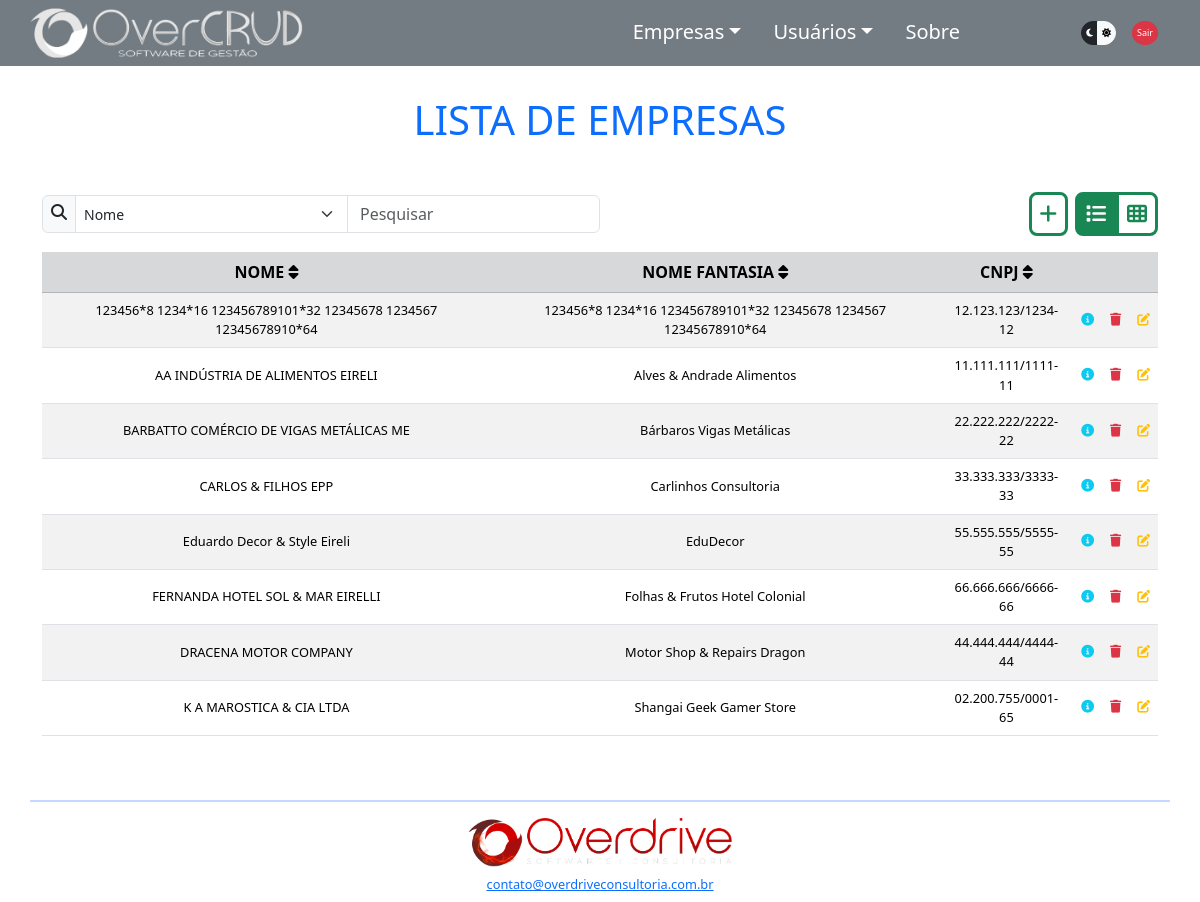
Before: /emplista.php (signed in) with the older database file.
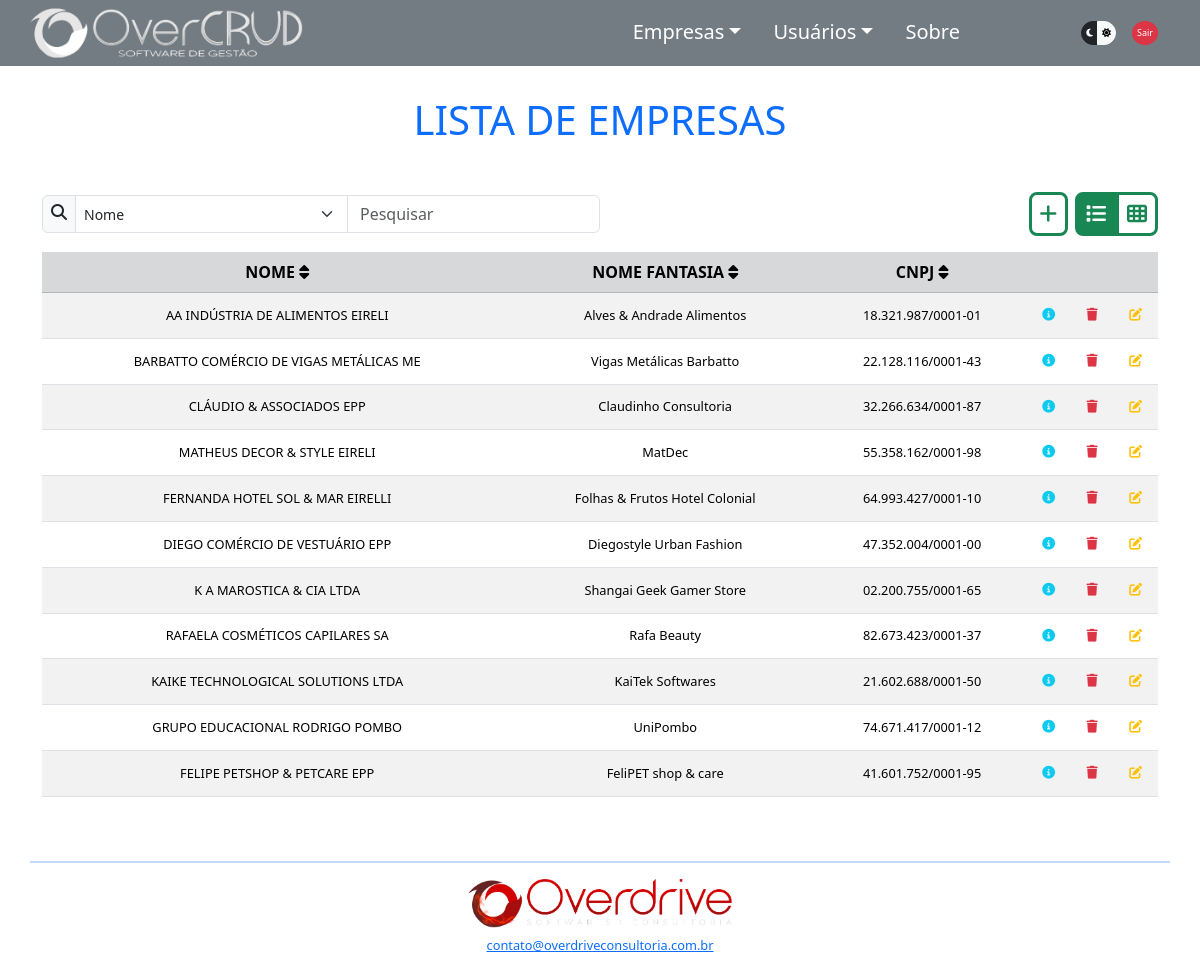
After: the same page with the newer database file.
### tables this page shows
CREATE TABLE `empresas` (
  `idempresa` int(11) NOT NULL AUTO_INCREMENT,
  `nome` varchar(64) DEFAULT NULL,
  `telefone` varchar(15) DEFAULT NULL,
  `cnpj` varchar(18) DEFAULT NULL,
  `fantasia` varchar(64) DEFAULT NULL,
  `responsavel` varchar(64) DEFAULT NULL,
  `idenderecoemp` int(11) DEFAULT NULL,
  PRIMARY KEY (`idempresa`),
  KEY `empresas_ibfk_1` (`idenderecoemp`),
  CONSTRAINT `empresas_ibfk_1` FOREIGN KEY (`idenderecoemp`) REFERENCES `enderecos` (`idendereco`)
);

### resources/listas.php (called while the page is built, shortened)
<?php
$root = $_SERVER["DOCUMENT_ROOT"];
require_once "$root/OverCRUD-main/overcrud/resources/pathing.php";
require_once "$rootOvercrud/components/EmpresaDAO.php";
$instanciaEmp = new Empresa();
$instanciaEmpDAO = new EmpresaDAO($instanciaEmp);
$listaEmp = $instanciaEmpDAO->listarEmpresas();

### components/ConexaoBD.php (called while the page is built, shortened)
<?php
class ConexaoBD
{
    public static function conectarBD()
    {
        $db_name = 'overcrud';
        $db_host = 'localhost';
        $db_user = 'root';
        $db_port = '3307';
        $db_password = '';
        $pdo = new PDO("mysql:dbname=$db_name;host=$db_host:$db_port", $db_user, $db_password);
        return $pdo;
    }
};

### components/EmpresaDAO.php (called while the page is built, shortened)
<?php
class EmpresaDAO
{
    public function listarEmpresas()
    {
        $sqlConsultaEmp = ConexaoBD::conectarBD()->query("SELECT * FROM empresas");
        if ($sqlConsultaEmp->rowCount() > 0) {
            $listaEmp = $sqlConsultaEmp->fetchAll(PDO::FETCH_ASSOC);
            return $listaEmp;
        };
    }
}

### emplista.php (the view, shortened to what this page needs)
<?php
require_once "./resources/pathing.php";
$voltar = ".";
require_once "$rootOvercrud/validations/session_validation.php";
require_once "$rootOvercrud/resources/listas.php";
?>
<!DOCTYPE html>
<html lang="pt-br" data-bs-theme="dark">
<?php
require_once "$rootOvercrud/partials/head.php";
head('- Empresas', $voltar);
?>
<body>
    <div class="container">
        <div class="row" id="navbartop">
            <?php
            require_once "$rootOvercrud/partials/navbartop.php";
            navbarTop($voltar, $linksAdm);
            ?>
        </div>
        <div class="row d-flex mt-5" id="appBody">
            <h1 class="text-center text-primary display-6 my-5" id="sessiontitle">LISTA DE EMPRESAS</h1>
            <?php require_once "$rootOvercrud/partials/searchbar.php" ?>
            <div class="" id="mostrartabela">
                <table id="tabelaempresas" class="table table-striped">
                    <tr class="table-secondary text-center">
                        <th onclick="ordenar(0)" class="tableheader">NOME <i class="fa-solid fa-sort"></i></th>
                        <th onclick="ordenar(1)" class="tableheader">NOME FANTASIA <i class="fa-solid fa-sort"></i></th>
                        <th onclick="ordenar(2)" class="tableheader">CNPJ <i class="fa-solid fa-sort"></i></th>
                        <th> </th>
                        <th class="<?= $linksAdm ?>"> </th>
                        <th class="<?= $linksAdm ?>"> </th>
                    </tr>
                    <?php foreach ($listaEmp as $empresa): ?>
                    <tr class="<?php echo $empresa['idempresa'] == '0' ? 'd-none' : '' ?>">
                        <td id="tr_nome"><?= $empresa['nome']; ?></td>
                        <td><?= $empresa['fantasia']; ?></td>
                        <td id="tr_doc"><?= $empresa['cnpj']; ?></td>
                        <td>
                            <a class="modalanchor" data-bs-toggle="modal"
                                data-bs-target="#empmodal<?= $empresa['idempresa'] ?>">
                                <i class="fa-solid fa-circle-info text-info px-0 py-2" title="Detalhes"></i>
                            </a>
                        </td>
                        <td class="<?= $linksAdm ?>">
                            <a data-bs-toggle='modal' data-bs-target='#empdeletemodal<?= $empresa['idempresa'] ?>'>
                                <i class="fa-solid fa-trash px-0 py-2 text-danger" title="Excluir" id="deleteicon"></i>
                            </a>
                        </td>
                        <td class="<?= $linksAdm ?>">
                            <a href="empeditar.php?idempresa=<?= $empresa['idempresa']; ?>">
                                <i class="fa-solid fa-pen-to-square px-0 py-2 text-warning" id="editbtn" title="Editar"></i>
                            </a>
                        </td>
                    </tr>
                    <?php endforeach; ?>
                </table>
            </div>
        </div>
        <?php
        require_once "$rootOvercrud/partials/footer.php";
        footer($voltar);
        ?>
    </div>
</body>
</html>

### partials/head.php (shortened to what this page needs)
<?php
function head($titulo, $voltar)
{
    echo "
    <head>
        <meta charset='UTF-8' />
        <meta http-equiv='X-UA-Compatible' content='IE=edge' />
        <meta name='viewport' content='width=device-width, initial-scale=1.0' />
        <link href='https://cdn.jsdelivr.net/npm/bootstrap@5.3.3/dist/css/bootstrap.min.css' rel='stylesheet'
>
        <link rel='stylesheet' href='$voltar/css/style.css' />
        <link rel='icon' href='$voltar/img/favicon.ico'>
        <title>OverCRUD $titulo</title>
</head>
";
}

### partials/navbarTop.php (shortened to what this page needs)
<?php
function navbarTop($voltar, $linksAdm)
{
    echo "
                <nav class='navbar navbar-expand-md text-bg-secondary fixed-top p-2' style='--bs-bg-opacity: .95;'>
                    <div class='container'>
                        <div class='row align-items-center'>
                            <div class='d-none col-lg-4 d-lg-flex p-0'>
                                <a href='$voltar/home.php' class='navbar-brand p-0'><img src='$voltar/img/logo_white_navbar.png' alt='OverCRUD'
                                        style='width: 75%;'></a>
                            </div>
                                <a href='$voltar/home.php' class='navbar-brand p-0'><img src='$voltar/img/logo_white_mini.png' alt='OverCRUD'
                                        style='width: 25%;'></a>
                            <div class='col-6 col-md-7 col-lg-6'>
                                <div class='collapse navbar-collapse justify-content-end' id='navbarMain'>
                                    <ul class='navbar-nav nav-underline gap-3'>
                                            <a href='$voltar/home.php' class='nav-link fs-5'>Home</a>
                                        <li class='navbar-item dropdown'>
                                            <a href='#' class='nav-link fs-5 dropdown-toggle text-white'
                                                data-bs-toggle='dropdown'>Empresas</a>
                                                <li> <a href='$voltar/emplista.php' class='dropdown-item text-white'>Consultar empresas</a>
                                                </li>
                                                <li> <a href='$voltar/empcadastro.php' class='dropdown-item <?php $linksAdm ?>
text-white'>Cadastrar
Nova</a>
</li>
</li>
<li class='navbar-item dropdown'>
    <a href='#' class='nav-link fs-5 dropdown-toggle text-white' data-bs-toggle='dropdown'>Usuários</a>
        <li> <a href='$voltar/usulista.php' class='dropdown-item text-white'>Consultar usuários</a>
        </li>
        <li> <a href='$voltar/usucadastro.php' class='dropdown-item <?php $linksAdm ?> text-white'>Cadastrar Novo</a>
        </li>
</li>
<li class='navbar-item'>
    <a href='$voltar/about.php' class='nav-link fs-5 text-white'>Sobre</a>
</li>
    <a href='$voltar/home.php' class='nav-link text-danger fs-5 fw-bold' data-bs-toggle='modal'
        data-bs-target='#modallogout'>SAIR</a>
</ul>
</div>
</div>
<div class='d-none col-md-2 d-md-flex justify-content-end'>
    <div class='btn-group btn-group-sm'>
        <button class='btn btn-dark rounded-start-5 p-1 darkmodebtnint' data-bs-theme-value='dark'><i
                class='fa-solid fa-moon'></i></button>
        <button class='btn btn-light rounded-end-5 p-1 darkmodebtnint' data-bs-theme-value='light'><i
                class='fa-solid fa-sun'></i></button>
    </div>
    <a class='btn btn-danger rounded-circle p-1 ms-3 sairbtn' data-bs-toggle='modal'
        data-bs-target='#modallogout'>Sair</a>
</div>
</div>
</div>
</nav>
                <a class='btn btn-danger' href='$voltar/resources/logout.php'>Sair</a>
";
}

### partials/searchbar.php (shortened to what this page needs)
<?php
$root = $_SERVER["DOCUMENT_ROOT"];
require_once "$root/OverCRUD-main/overcrud/resources/pathing.php";
$pagina = $_SERVER['REQUEST_URI'];
require_once "$rootOvercrud/resources/listas.php";
?>
<div class='col-12 d-flex mb-3 justify-content-between align-items-center'>
    <div class='input-group w-50' id='pesquisalista'>
        <i class='fa-solid fa-magnifying-glass input-group-text p-2'></i>
        <select class="form-select form-select-sm fit-content" name="pesquisaselect" id="pesquisaselect">
            <option value="nome" selected>Nome</option>
        </select>
        <input type='search' class='form-control' id='inputpesquisa' oninput="pesquisa()" placeholder='Pesquisar'>
    </div>
    <div class='btn-group btn-group-lg'>
        <a href='<?= str_contains($pagina, 'usulista') ? './usucadastro.php' : './empcadastro.php' ?>'
            class='btn btn-outline-success btn-lg rounded-3 border-3 py-1 px-2 me-2 <?= $linksAdm ?>' id='btncadastro'
            title='Cadastrar novo'><i class='fa-solid fa-plus'></i></a>
        <button type='button' class='btn btn-outline-success btn-lg rounded-start-3 border-3 py-1 px-2 active'
            id='btndisplaytabela' onclick='mudarDisplayParaTabela(); pesquisa()' title='Modo Tabela'><i
                class='fa-solid fa-list'></i></button>
        <button type='button' class='btn btn-outline-success btn-lg rounded-end-3 border-3 py-1 px-2' id='btndisplaycards'
            onclick='mudarDisplayParaCards(); pesquisa()' title='Modo Cards'><i
                class='fa-solid fa-table-cells'></i></button>
    </div>
</div>

### partials/footer.php
<?php
function footer($voltar)
{
    echo "
    <footer class='mt-5 mb-2'>
        <div class='row d-flex flex-column justify-content-center align-items-center text-center'>
            <hr>
            <img src='$voltar/img/logo_footer.png' alt='Overdrive Softwares e Consultoria' style='width: 18rem'>
            <a href='mailto:contato@overdriveconsultoria.com.br' class='mt-2' id='emailfooter'>contato@overdriveconsultoria.com.br</a>
        </div>
    </footer>
    ";
}

### css/style.css (style rules this page uses)
body { min-width: 320px; }
#emailfooter { font-size: 0.8rem; }
hr { border: none; height: 2px; background-color: var(--bs-primary); }
.darkmodebtnint { font-size: xx-small; }
.sairbtn { font-size: xx-small; }
td { text-align: center; vertical-align: middle; font-size: 0.8rem; }
.tableheader { cursor: pointer; }
#deleteicon { cursor: pointer; }

Changed rows visible on the page:
removed empresas: nome "123456*8 1234*16 123456789101*32 12345678 1234567 12345678910*64", fantasia "123456*8 1234*16 123456789101*32 12345678 1234567 12345678910*64", cnpj "12.123.123/1234-12"
changed empresas "AA INDÚSTRIA DE ALIMENTOS EIRELI": cnpj "11.111.111/1111-11" → "18.321.987/0001-01"
changed empresas "BARBATTO COMÉRCIO DE VIGAS METÁLICAS ME": fantasia "Bárbaros Vigas Metálicas" → "Vigas Metálicas Barbatto"; cnpj "22.222.222/2222-22" → "22.128.116/0001-43"
changed empresas: nome "CARLOS & FILHOS EPP" → "CLÁUDIO & ASSOCIADOS EPP"; fantasia "Carlinhos Consultoria" → "Claudinho Consultoria"; cnpj "33.333.333/3333-33" → "32.266.634/0001-87"
changed empresas: nome "Eduardo Decor & Style Eireli" → "MATHEUS DECOR & STYLE EIRELI"; fantasia "EduDecor" → "MatDec"; cnpj "55.555.555/5555-55" → "55.358.162/0001-98"
changed empresas "FERNANDA HOTEL SOL & MAR EIRELLI": cnpj "66.666.666/6666-66" → "64.993.427/0001-10"
changed empresas: nome "DRACENA MOTOR COMPANY" → "DIEGO COMÉRCIO DE VESTUÁRIO EPP"; fantasia "Motor Shop & Repairs Dragon" → "Diegostyle Urban Fashion"; cnpj "44.444.444/4444-44" → "47.352.004/0001-00"
added empresas: nome "RAFAELA COSMÉTICOS CAPILARES SA", fantasia "Rafa Beauty", cnpj "82.673.423/0001-37"
added empresas: nome "KAIKE TECHNOLOGICAL SOLUTIONS LTDA", fantasia "KaiTek Softwares", cnpj "21.602.688/0001-50"
added empresas: nome "GRUPO EDUCACIONAL RODRIGO POMBO", fantasia "UniPombo", cnpj "74.671.417/0001-12"
added empresas: nome "FELIPE PETSHOP & PETCARE EPP", fantasia "FeliPET shop & care", cnpj "41.601.752/0001-95"
